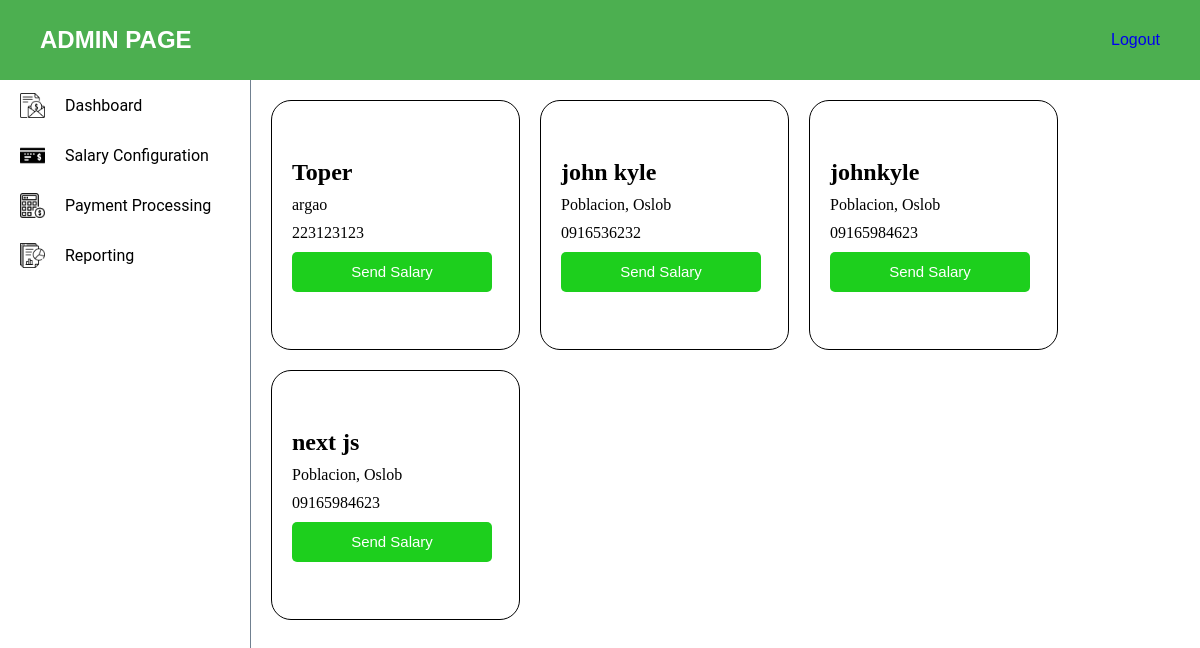
Page /payment-proc on the earlier database version.
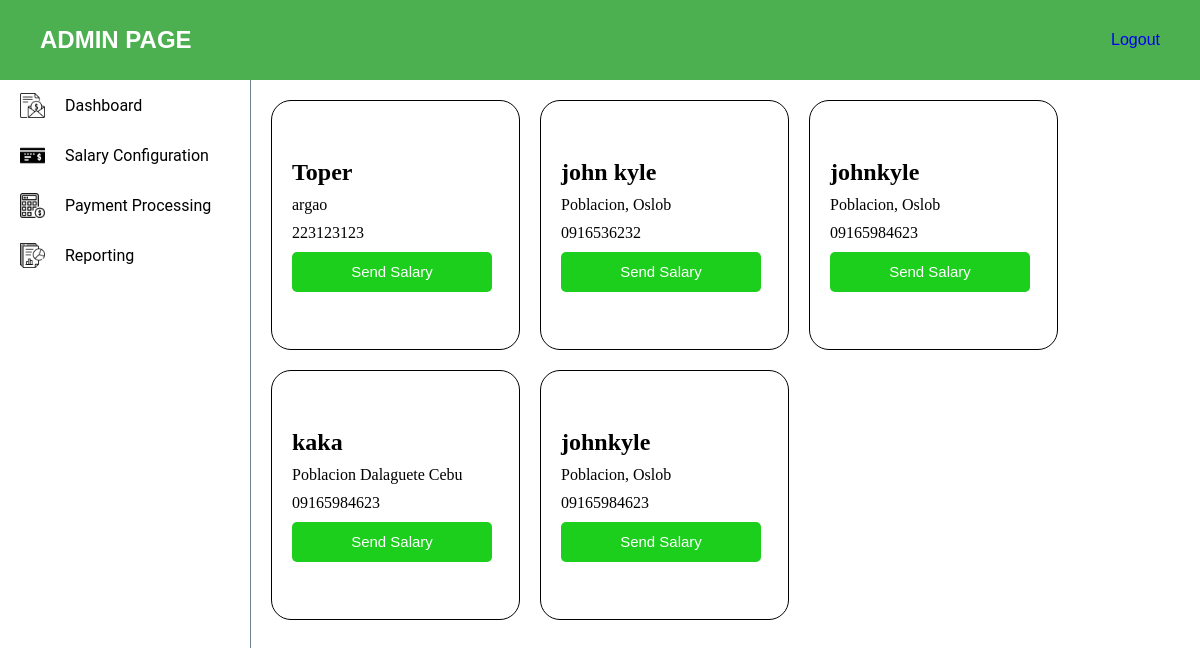
Same page on the later database version.
### myapp/models.py (models this page shows, shortened)
class Employee(AbstractUser):
    name = models.CharField(max_length=255)
    email = models.EmailField()
    contact = models.CharField(max_length=15)
    address = models.TextField()
    username = models.CharField(max_length=255, unique=True)
    password = models.CharField(max_length=128)
    groups = models.ManyToManyField('auth.Group', related_name='employee_groups', blank=True)
    user_permissions = models.ManyToManyField('auth.Permission', related_name='employee_permissions', blank=True)

### myapp/views.py (the view)
# urls.py: path("payment-proc", views.payment_proc, name="payment_proc"),
def payment_proc(request):
    employees = Employee.objects.all()
    return render(request, "admin-view/payment-proc/payment-proc.html", {
        'employees' : employees
    })

### myapp/templates/admin-view/payment-proc/payment-proc.html (shortened to what this page needs)
{% load static %}
<!DOCTYPE html>
<html lang="en">
<head>
    <link rel="stylesheet" href="{% static 'css/navbar.css' %}">
    <link rel="stylesheet" href="{% static 'css/admin.css' %}">
    <link rel="stylesheet" href="{% static 'css/payment-proc.css' %}">
</head>
<body>
    <div class="admin-header">
        <h2>ADMIN PAGE</h2>
        <a href="{% url 'user_login' %}">Logout</a>
    </div>
    <div class="page-content">
        <aside class="aside-content">
            <ul class="aside-nav">
                <a class="aside-nav-items" href="{% url 'admin_view' %}">
                    <img class="sidenav-logo" src="{% static 'images/salary.png' %}" alt="logo">
                    Dashboard
                </a>
                <a class="aside-nav-items" href="{% url 'salary_config' %}">
                    <img class="sidenav-logo" src="{% static 'images/bank-check.png' %}" alt="logo">
                    Salary Configuration
                </a>
                <a class="aside-nav-items" href="{% url 'payment_proc' %}">
                    <img class="sidenav-logo" src="{% static 'images/calculator.png' %}" alt="logo">
                    Payment Processing
                </a>
                <a class="aside-nav-items" href="{% url 'reporting' %}">
                    <img class="sidenav-logo" src="{% static 'images/report.png' %}" alt="logo">
                    Reporting
                </a>
            </ul>
        </aside>
        <section class="admin-content">
            <div class="payment-proc">
                <div class="card-container">
                    {% for employee in employees %}
                        <div class="card-content">
                            <h1>{{ employee.name }}</h1>
                            <p>{{ employee.address }}</p>
                            <p>{{ employee.contact }}</p>
                            <button>Send Salary</button>
                        </div>
                    {% endfor %}
                </div>
            </div>
        </section>
    </div>
</body>
</html>

Differences in the rows shown:
removed Employee: name "next js", address "Poblacion, Oslob", contact "09165984623"
added Employee: name "kaka", address "Poblacion Dalaguete Cebu", contact "09165984623"
added Employee: name "johnkyle", address "Poblacion, Oslob", contact "09165984623"
